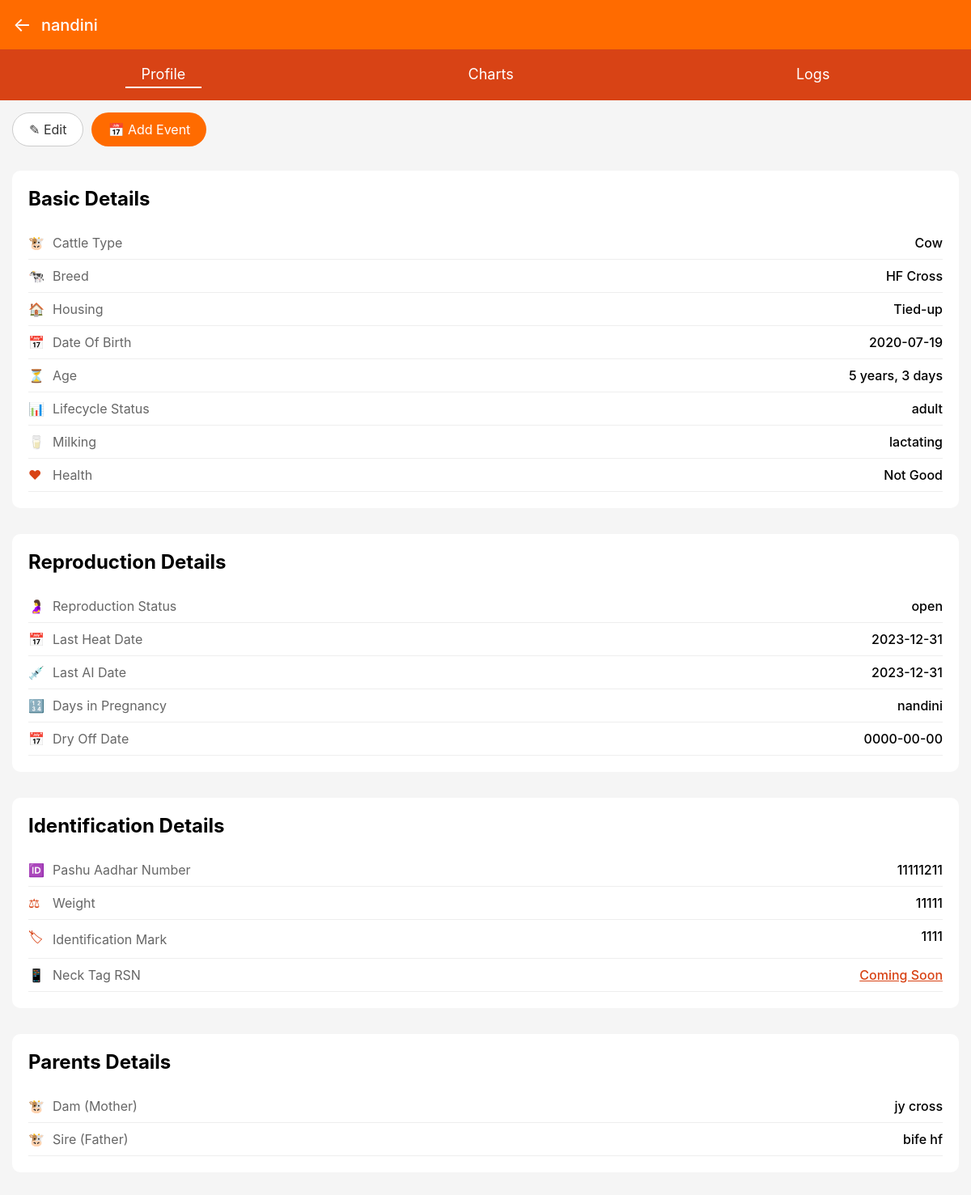
/viewcattle.php?id=4, run on the app's committed database.
### tables this page shows
CREATE TABLE IF NOT EXISTS `cattle` (
  `id` int(11) NOT NULL AUTO_INCREMENT,
  `cattlename` varchar(50) NOT NULL,
  `cattletype` varchar(30) NOT NULL,
  `breed` varchar(30) NOT NULL,
  `Date_Of_Birth` date NOT NULL,
  `lifecycle_Status` varchar(30) NOT NULL,
  `milking` varchar(20) NOT NULL,
  `Health_Status` varchar(30) NOT NULL,
  `ReproductionStatus` varchar(50) NOT NULL,
  `Lastheat` date NOT NULL,
  `LastAI` date NOT NULL,
  `Lastcalving` date NOT NULL,
  `PashuAadhar` varchar(50) NOT NULL,
  `Weight` int(11) NOT NULL,
  `IdentificationMark` varchar(100) NOT NULL,
  `Mother` varchar(50) NOT NULL,
  `Father` varchar(50) NOT NULL,
  `Calf Detail` varchar(50) NOT NULL,
  `calfname` varchar(100) NOT NULL,
  `sex` varchar(11) NOT NULL,
  `calfbdate` date NOT NULL,
  `calffather` varchar(50) NOT NULL,
  `Dry Off Date` date NOT NULL,
  PRIMARY KEY (`id`)
);

### viewcattle.php (the view, shortened to what this page needs)
<!DOCTYPE html>
<html lang="en">
<head>
</head>
<body>
    <div id="viewMode">
    <?php
    require './config/connection.php';
        $id = $_GET['id'];
        if ($id) {
            $sql = "SELECT * FROM cattle WHERE id =$id";
        $result = mysqli_query($conn, $sql);
        while ($row = mysqli_fetch_array($result))
        {
    ?>
    <header class="header">
        <a href="Cattle List.php" class="back-button">←</a>
        <h1><?php echo $row["cattlename"]; ?></h1>
    </header>
    <nav class="tabs">
        <a href="#" class="tab active">Profile</a>
        <a href="#" class="tab">Charts</a>
        <a href="#" class="tab">Logs</a>
    </nav>
    <div class="actions">
        <a class="btn btn-edit" onclick="toggleEditMode()">✎ Edit</a>
        <button class="btn btn-add">📅 Add Event</button>
    </div>
    <section class="section">
        <h2 class="section-title">Basic Details</h2>
        <div class="detail-row">
            <span class="detail-label"><span class="icon">🐮</span>Cattle Type</span>
            <span class="detail-value"><?php echo $row["cattletype"]; ?></span>
        </div>
        <div class="detail-row">
            <span class="detail-label"><span class="icon">🐄</span>Breed</span>
            <span class="detail-value"><?php echo $row["breed"]; ?></span>
        </div>
        <div class="detail-row">
            <span class="detail-label"><span class="icon">🏠</span>Housing</span>
            <span class="detail-value">Tied-up</span>
        </div>
        <div class="detail-row">
            <span class="detail-label"><span class="icon">📅</span>Date Of Birth</span>
            <span class="detail-value"><?php echo $row["Date_Of_Birth"]; ?></span>
        </div>
        <div class="detail-row">
            <span class="detail-label"><span class="icon">⏳</span>Age</span>
            <span class="detail-value"><?php
function calculateDetailedAge($birthdate) {
    $today = new DateTime();
    $birth = new DateTime($birthdate);
    $diff = $today->diff($birth);
    return [
        'years' => $diff->y,
        'months' => $diff->m,
        'days' => $diff->d
    ];
}
function formatAge($age) {
    $parts = [];
    if ($age['years'] > 0) {
        $parts[] = $age['years'] . ' year' . ($age['years'] > 1 ? 's' : '');
    }
    if ($age['days'] > 0) {
        $parts[] = $age['days'] . ' day' . ($age['days'] > 1 ? 's' : '');
    }
    return implode(', ', $parts);
}
$birthdate = $row["Date_Of_Birth"];
$age = calculateDetailedAge($birthdate);
echo "" . formatAge($age) . "\n";
?></span>
        </div>
        <div class="detail-row">
            <span class="detail-label"><span class="icon">📊</span>Lifecycle Status</span>
            <span class="detail-value"><?php echo $row["lifecycle_Status"]; ?></span>
        </div>
        <div class="detail-row">
            <span class="detail-label"><span class="icon">🥛</span>Milking</span>
            <span class="detail-value"><?php echo $row["milking"]; ?></span>
        </div>
        <div class="detail-row">
            <span class="detail-label"><span class="icon">❤</span>Health</span>
            <span class="detail-value"><?php echo $row["Health_Status"]; ?></span>
        </div>
    </section>
    <section class="section">
        <h2 class="section-title">Reproduction Details</h2>
        <div class="detail-row">
            <span class="detail-label"><span class="icon">🤰</span>Reproduction Status</span>
            <span class="detail-value"><?php echo $row["ReproductionStatus"]; ?></span>
        </div>
        <div class="detail-row">
            <span class="detail-label"><span class="icon">📅</span>Last Heat Date</span>
            <span class="detail-value"><?php echo $row["Lastheat"]; ?></span>
        </div>
        <div class="detail-row">
            <span class="detail-label"><span class="icon">💉</span>Last AI Date</span>
            <span class="detail-value"><?php echo $row["LastAI"]; ?></span>
        </div>
        <div class="detail-row">
            <span class="detail-label"><span class="icon">🔢</span>Days in Pregnancy</span>
            <span class="detail-value"><?php echo $row["cattlename"]; ?></span>
        </div>
        <div class="detail-row">
            <span class="detail-label"><span class="icon">📅</span>Dry Off Date</span>
            <span class="detail-value"><?php   echo $row['Dry Off Date'];?></span>
        </div>
    </section>
    <section class="section">
        <h2 class="section-title">Identification Details</h2>
        <div class="detail-row">
            <span class="detail-label"><span class="icon">🆔</span>Pashu Aadhar Number</span>
            <span class="detail-value"><?php echo $row["PashuAadhar"]; ?></span>
        </div>
        <div class="detail-row">
            <span class="detail-label"><span class="icon">⚖</span>Weight</span>
            <span class="detail-value"><?php echo $row["Weight"]; ?></span>
        </div>
        <div class="detail-row">
            <span class="detail-label"><span class="icon">🏷</span>Identification Mark</span>
            <span class="detail-value"><?php echo $row["IdentificationMark"]; ?></span>
        </div>
        <div class="detail-row">
            <span class="detail-label"><span class="icon">📱</span>Neck Tag RSN</span>
            <span class="detail-value attach-device">Coming Soon</span>
        </div>
    </section>
    <section class="section">
        <h2 class="section-title">Parents Details</h2>
        <div class="detail-row">
            <span class="detail-label"><span class="icon">🐮</span>Dam (Mother)</span>
            <span class="detail-value"><?php echo $row["Mother"]; ?></span>
        </div>
        <div class="detail-row">
            <span class="detail-label"><span class="icon">🐮</span>Sire (Father)</span>
            <span class="detail-value"><?php echo $row["Father"]; ?></span>
        </div>
    </section>
    <?php
                }
            }
            else{
                echo "<h3>No found</h3>";
            }
            ?>
    </div>
</body>
</html>

### viewcattle.php (style rules this page uses)
* { margin: 0; padding: 0; box-sizing: border-box; font-family: -apple-system, BlinkMacSystemFont, "Segoe UI", Roboto, sans-serif; }
body { background-color: #f5f5f5; }
.header { background-color: #FF6B00; padding: 16px; display: flex; align-items: center; gap: 12px; position: sticky; top: 0; z-index: 100; }
.header h1 { color: white; font-size: 20px; font-weight: 500; }
.back-button { font-size: 24px; color: white; text-decoration: none; }
.tabs { background-color: #D84315; display: flex; justify-content: space-around; padding: 15px 0; }
.tab { color: white; text-decoration: none; font-size: 18px; padding: 5px 20px; }
.tab.active { border-bottom: 2px solid white; }
.actions { padding: 15px; display: flex; gap: 10px; }
.btn { padding: 10px 20px; border-radius: 25px; border: none; font-size: 16px; cursor: pointer; display: flex; align-items: center; gap: 5px; }
.btn-edit { background-color: white; border: 1px solid #ccc; color: #333; text-decoration: none; }
.btn-add { background-color: #FF6B00; color: white; }
.section { background-color: white; margin: 15px; padding: 20px; border-radius: 10px; }
.section-title { font-size: 24px; margin-bottom: 20px; }
.detail-row { display: flex; justify-content: space-between; padding: 10px 0; border-bottom: 1px solid #eee; }
.detail-label { color: #666; display: flex; align-items: center; gap: 10px; }
.detail-value { font-weight: 500; }
.attach-device { color: #D84315; text-decoration: underline; }
.icon { color: #D84315; width: 20px; display: inline-block; }
.section { margin-bottom: 32px; }
.section:last-of-type { margin-bottom: 80px; }

### data on the page
cattle: cattlename "nandini", cattletype "Cow", breed "HF Cross", Date_Of_Birth "2020-07-19", Date_Of_Birth "5 years, 3 days", lifecycle_Status "adult", milking "lactating", Health_Status "Not Good", ReproductionStatus "open", Lastheat "2023-12-31", LastAI "2023-12-31", Dry Off Date "0000-00-00", PashuAadhar "11111211", Weight "11111", IdentificationMark "1111", Mother "jy cross", Father "bife hf"
